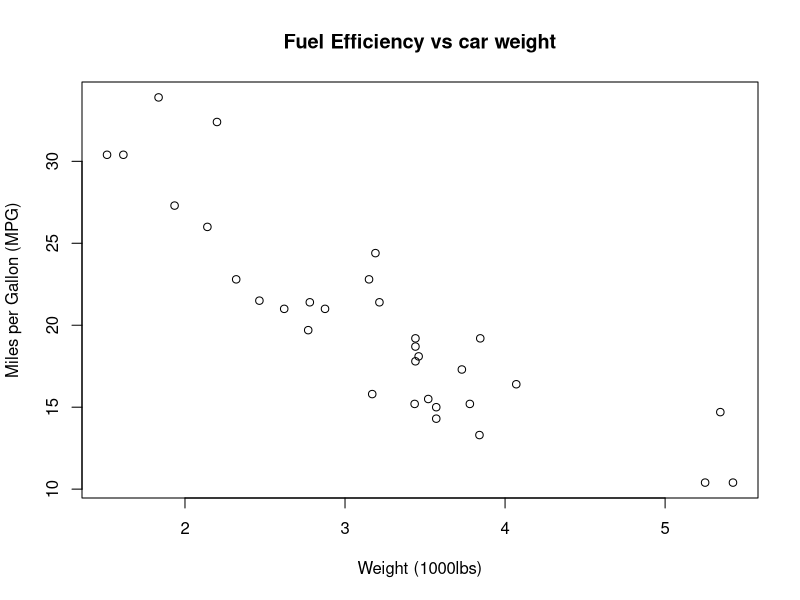
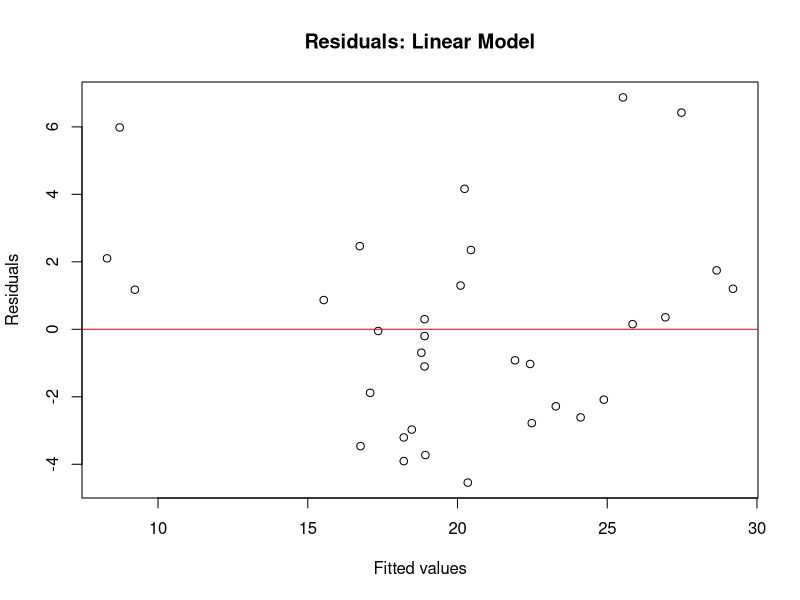
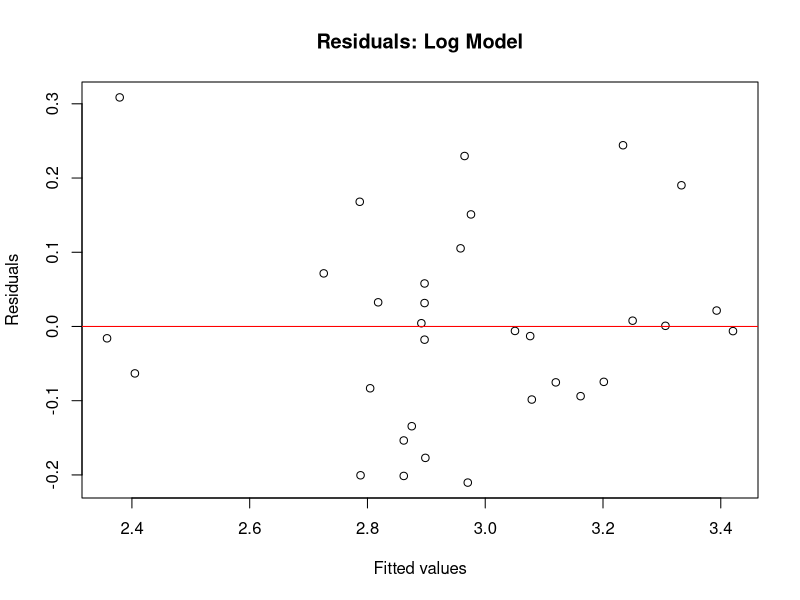

Generate these figures, in order, with R:
#MTCARS REGRESSION ANALYSIS
#Analyzes the relationship between car weight and fuel efficiency

#Built-in dataset. Load the built-in mtcars dataset (Motor Trend Car Road Tests, 1974)
data(mtcars)

#Quick look
head(mtcars)

#Create a scatterplot to visually inspect the relationship
#Between car weight (wt) and miles per gallon (mpg)
plot(mtcars$wt, mtcars$mpg,
     main = "Fuel Efficiency vs car weight",
     xlab = "Weight (1000lbs)",
     ylab = "Miles per Gallon (MPG)")

#Fit a simple linear regression: mpg predicted by weight
m1 <- lm(mpg ~ wt, data = mtcars) #mpg ~ wt reads as: "mpg is modeled by wt" i.e.,y is modeled by x
summary(m1)

#Plot fitted values vs residuals to check model assumptions:
# - Random scatter around 0 = good fit
# - Patterns or curves = model may be a missing something
plot(m1$fitted.values, resid(m1),
     main = "Residuals: Linear Model",
     xlab = "Fitted values",
     ylab = "Residuals")
abline(h = 0, col = 'red')

#Apply a log transformation to mpg to address non-linearity or heteroscedasticity (unequal spread)
m2 <- lm(log(mpg) ~ wt, data = mtcars)
summary(m2)

#Check if the log transformation improved residual behavior
plot(m2$fitted.values, resid(m2),
     main = "Residuals: Log Model",
     xlab = "Fitted values",
     ylab = "Residuals")
abline(h = 0, col = 'red')

#Returns the intercept and slope (B0, B1) from the log model
#Interpretation: At 0%, residuals are at 3.8319136. For every 1% increase in weight, there is a -0.2717847% decrease in MPG.
coef(m2)

#R^2 for the linear model (predicting raw mpg) and transformed (predicting log-transformed mpg)
summary(m1)$r.squared
summary(m2)$r.squared
